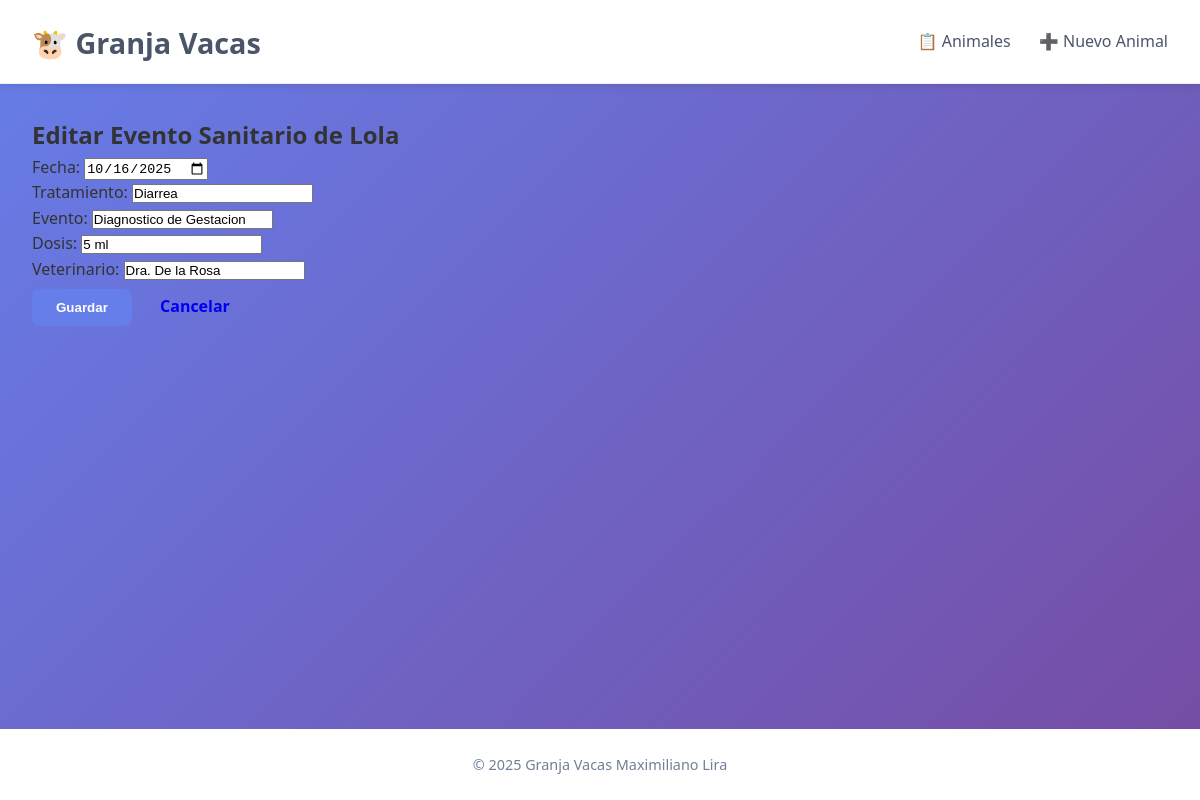
The app's page /evento/editar/3/ with its own data.
### app_granja_vacas/models.py (models this page shows, shortened)
class Eventos_Sanitarios(models.Model):
    animal = models.ForeignKey(Animal, on_delete=models.CASCADE, related_name='eventos_sanitarios')
    fecha = models.DateField()
    tratamiento = models.CharField(max_length=200)
    evento = models.CharField(max_length=100)
    dosis = models.CharField(max_length=50)
    veterinario = models.CharField(max_length=100)
    class Meta:
        verbose_name = "Evento Sanitario"
        verbose_name_plural = "Eventos Sanitarios"

### app_granja_vacas/views.py (the view)
# urls.py: path('evento/editar/<int:evento_id>/', views.editar_evento_sanitario, name='editar_evento'),
def editar_evento_sanitario(request, evento_id):
    evento = get_object_or_404(Eventos_Sanitarios, id=evento_id)
    animal = evento.animal
    if request.method == 'POST':
        form = EventosSanitariosForm(request.POST, instance=evento)
        if form.is_valid():
            form.save()
            return redirect('app_granja_vacas:detalle_animal', animal_id=animal.id)
    else:
        form = EventosSanitariosForm(instance=evento)
    return render(request, 'formulario_evento.html', {
        'form': form,
        'animal': animal,
        'titulo': f'Editar Evento Sanitario de {animal.nombre}'
    })

### app_granja_vacas/forms.py
class EventosSanitariosForm(forms.ModelForm):
    fecha = forms.DateField(widget=forms.DateInput(attrs={'type': 'date'}))
    class Meta:
        model = Eventos_Sanitarios
        fields = ['fecha', 'tratamiento', 'evento', 'dosis', 'veterinario']

### app_granja_vacas/templates/formulario_evento.html (shortened to what this page needs)
{% extends 'base.html' %}
{% block contenido %}
<h2>{{ titulo }}</h2>
<form method="post" enctype="multipart/form-data" class="form-styled">
    {{ form.as_p }}
    <div class="actions">
        <button type="submit" class="btn btn-primary">Guardar</button>
        <a href="{% url 'app_granja_vacas:listar_animales' %}" class="btn">Cancelar</a>
    </div>
</form>
{% endblock %}

### app_granja_vacas/static/css/styles.css (style rules this page uses)
* { margin: 0; padding: 0; box-sizing: border-box; }
body { font-family: 'Segoe UI', Tahoma, Geneva, Verdana, sans-serif; background: linear-gradient(135deg, #667eea 0%, #764ba2 100%); color: #333; line-height: 1.6; }
.btn { padding: 0.7rem 1.5rem; border: none; border-radius: 8px; font-weight: 600; cursor: pointer; transition: background 0.3s; text-decoration: none; display: inline-block; }
.btn-primary { background: #667eea; color: white; }

### records on screen
Eventos_Sanitarios: fecha "10/16/2025", tratamiento "Diarrea", evento "Diagnostico de Gestacion", dosis "5 ml", veterinario "Dra. De la Rosa"

### other values on screen
{{ titulo }} "Editar Evento Sanitario de Lola"
